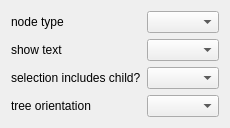
<?xml version="1.0" encoding="UTF-8"?>
<ui version="4.0">
 <class>Form</class>
 <widget class="QWidget" name="Form">
  <property name="windowTitle">
   <string>Form</string>
  </property>
  <layout class="QGridLayout" name="gridLayout">

   <item row="0" column="0">
    <widget class="QLabel" name="label_x">
     <property name="text">
      <string>node type</string>
     </property>
    </widget>
   </item>
   <item row="0" column="1">
    <widget class="QComboBox" name="combosel_node_att"/>
   </item>

   <item row="1" column="0">
    <widget class="QLabel" name="label_y">
     <property name="text">
      <string>show text</string>
     </property>
    </widget>
   </item>
   <item row="1" column="1">
    <widget class="QComboBox" name="combosel_showtext_att"/>
   </item>

   <item row="2" column="0">
    <widget class="QLabel" name="label_y">
     <property name="text">
      <string>selection includes child?</string>
     </property>
    </widget>
   </item>
   <item row="2" column="1">
    <widget class="QComboBox" name="combosel_select_children_att"/>
   </item>

   <item row="3" column="0">
    <widget class="QLabel" name="label_y">
     <property name="text">
      <string>tree orientation</string>
     </property>
    </widget>
   </item>
   <item row="3" column="1">
    <widget class="QComboBox" name="combosel_orientation_att"/>
   </item>

  </layout>
 </widget>
 <resources/>
 <connections/>
</ui>
